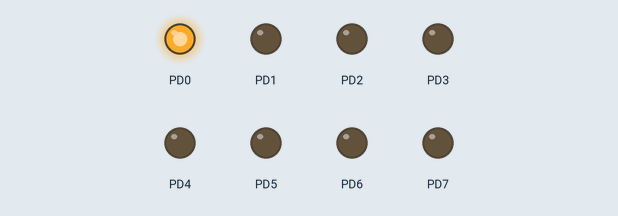
Simulated run of this program. Board: ATmega32, built with avr-gcc and emulated at 8 MHz. On the bench: output pins drawn as LEDs (lit = HIGH).

Above: at 0.07 s.
At 0.82 s:
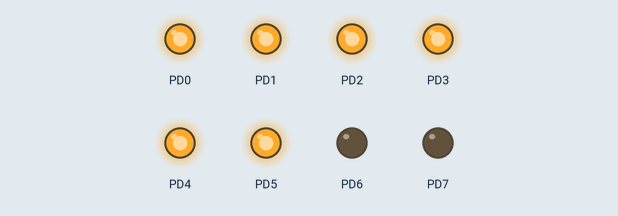
At 1.27 s:
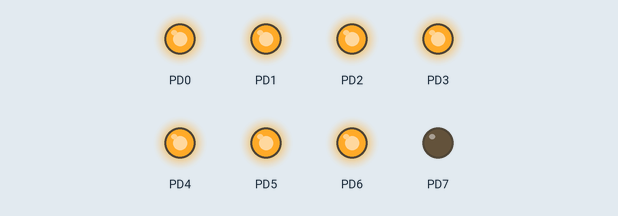
At 2.62 s:
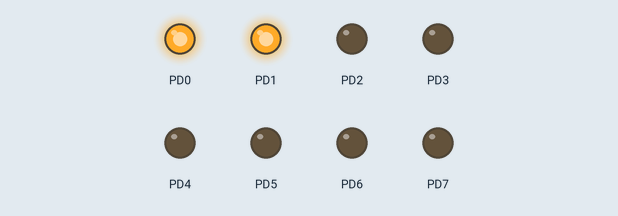
At 3.97 s:
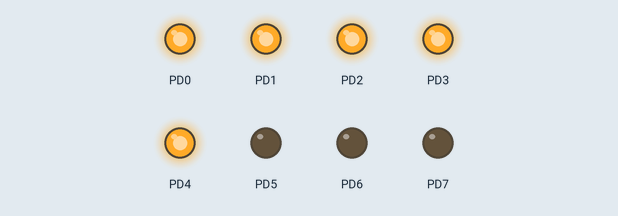
At 5.32 s:
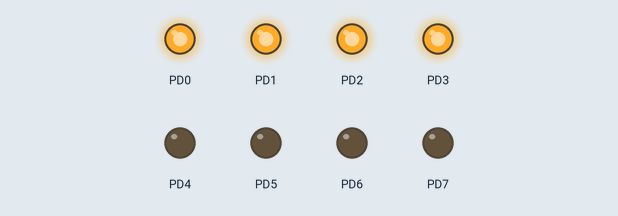
Timing chart, 0 to 5.6 s (numbered marks = the images above):
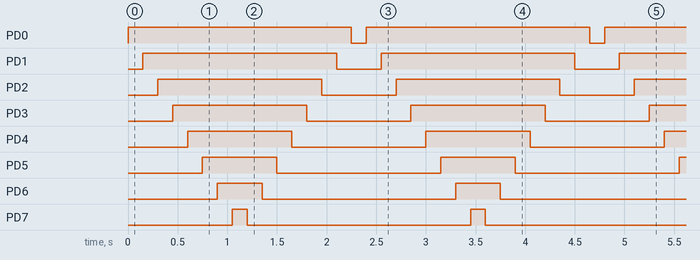

Measured:
- by itself, PD0: alternates HIGH for 2.3 s and LOW for 0.15 s
- by itself, PD1: alternates HIGH for 2.0 s and LOW for 0.45 s
- by itself, PD2: alternates HIGH for 1.7 s and LOW for 0.75 s
- by itself, PD3: alternates HIGH for 1.4 s and LOW for 1.1 s
- by itself, PD4: alternates HIGH for 1.1 s and LOW for 1.4 s
- by itself, PD5: alternates HIGH for 0.75 s and LOW for 1.7 s
- by itself, PD6: alternates HIGH for 0.45 s and LOW for 2.0 s
- by itself, PD7: alternates HIGH for 0.15 s and LOW for 2.3 s

The program:

main.c
```c
/*
 * LED_Blinking_8_23Oct2017.c
 *
 * Created: 10/23/2017 9:06:14 AM
 * Author : real
 */

#define F_CPU 8000000UL
#include <avr/io.h>
#include <util/delay.h>

int main(void)
{
	DDRD = 0xFF;
	while(1)
	{	for (int i=0; i <8; i++)
		{
		PORTD |= (1<<i);
		_delay_ms(150);
// 		PORTD &=~ (1<<i);
// 		_delay_ms(150);
		}
		for (int j=7; j >=0; j--)
		{
// 			PORTD |= (1<<j);
// 			_delay_ms(150);
			PORTD &=~ (1<<j);
			_delay_ms(150);
		}
	}
	return 0;
}
```
